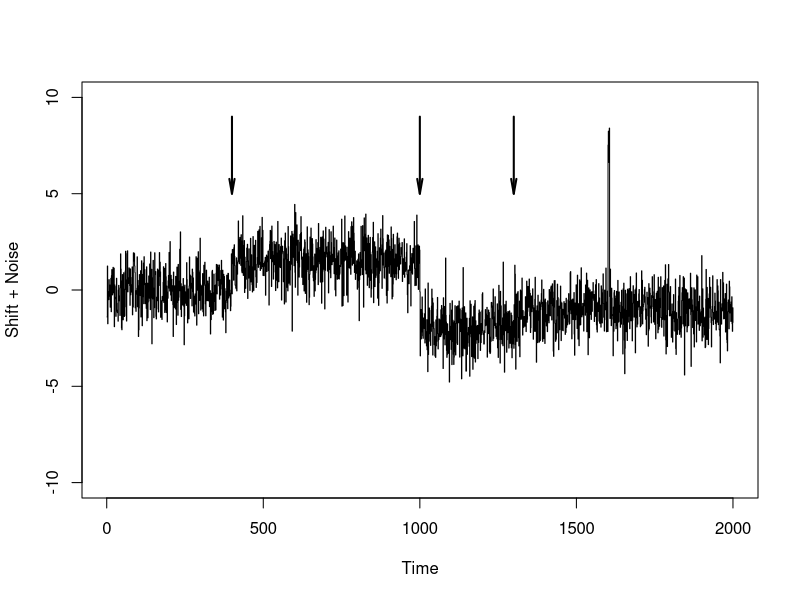

Write the R code that produced this figure.
mark = function(x) {arrows(x,9, x,5, length=0.15, angle=10, lwd=2)}

z = rnorm(2000)
shift = c(rep(0, 400), rep(1.5, 600), rep(-2, 300), rep(-1, 700))
spike = c(rep(0,1600), rep(9, 5), rep(395,0))
plot(z+shift+spike, type='s', xlab='Time', ylab='Shift + Noise', ylim=c(-10,10))
mark(400)
mark(1000)
mark(1300)


